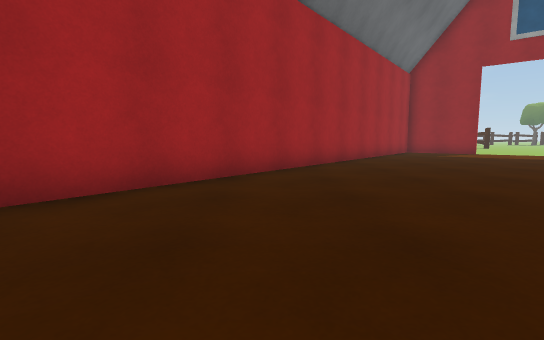
[1] (above)

12 first-person views from a walk through a Unity game level. The camera is 0.72 m above the floor, tilts 6° down and sees 85° across. The floor is counted in squares, 1 m on a side. Each view is taken from the middle of a square. On the plan, view 1 faces up. The plan holds only what a view shows up to about 10 squares ahead; the rest is blank. The place goes on beyond the plan. Door leaves are left out, so doorways stand open. Some surface patterns are stand-ins.

[2]
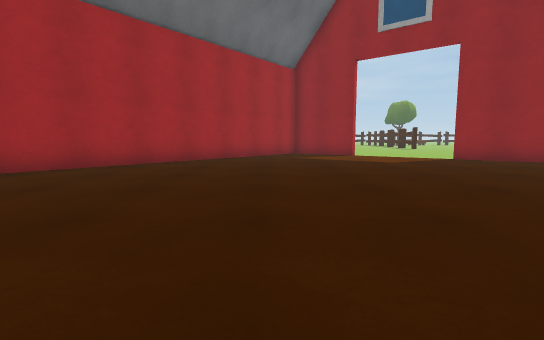

[3]
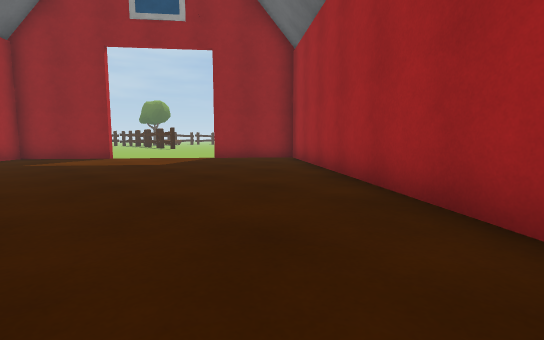

[4]
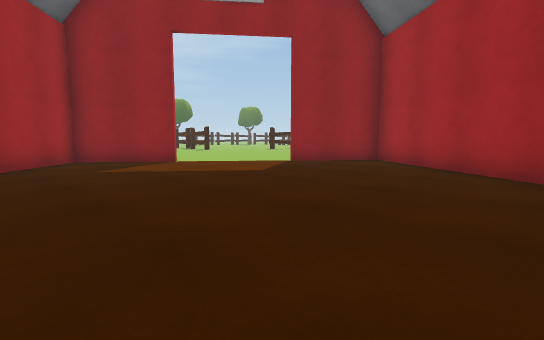

[5]
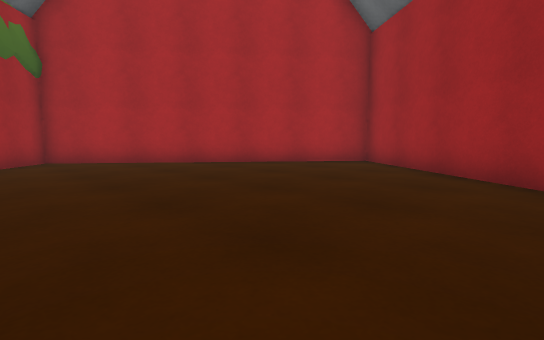

[6]
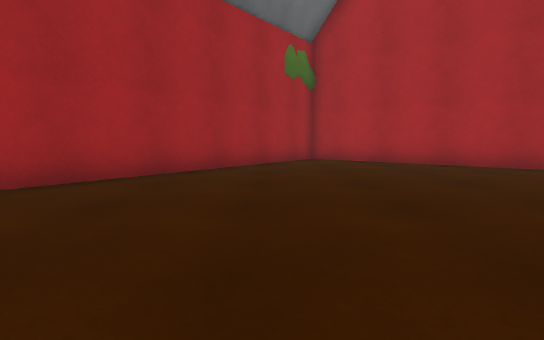

[7]
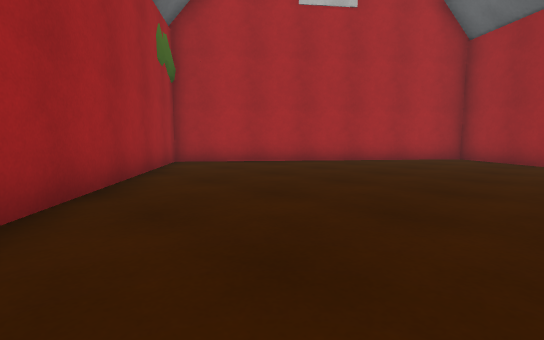

[8]
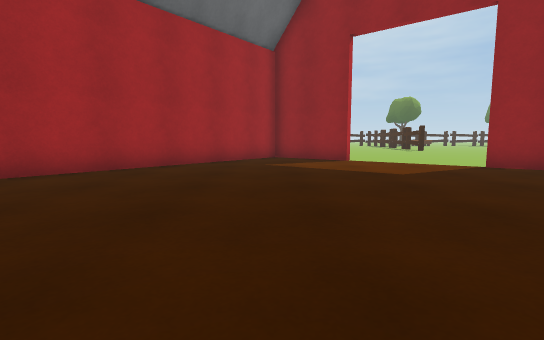

[9]
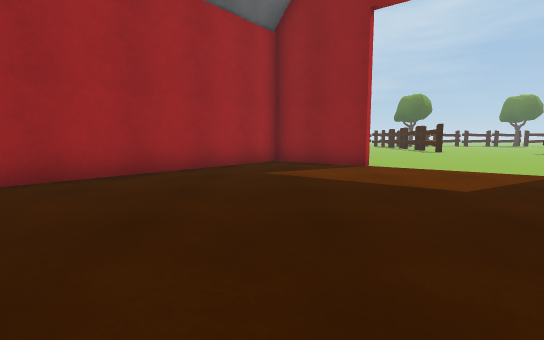

[10]
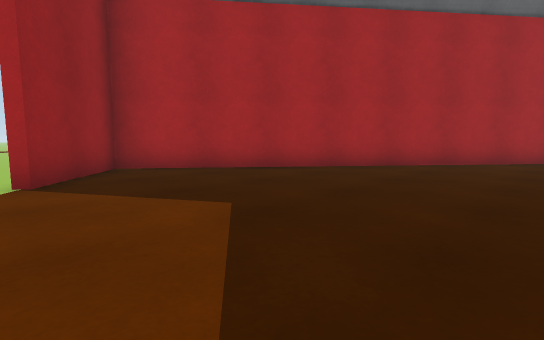

[11]
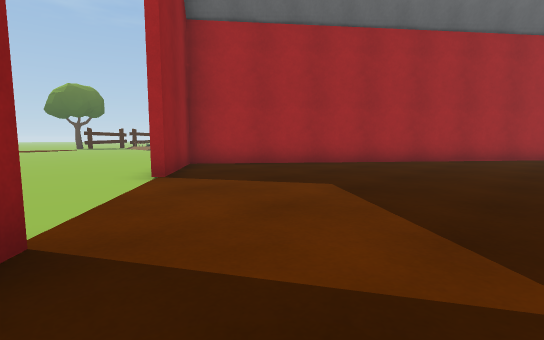

[12]
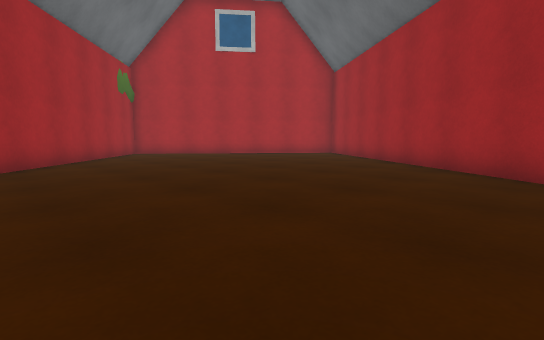

### Floor plan
Points are (right, up) in squares from view 1. A wall is a line through its corners. A room is listed if a view was taken in it or the views show most of it. See-through windows are left out.
Room 1 (views 1, 2, 3, 4, 5, 6, 7, 8, 9, 10, 11, 12)
walls: (9.5, 13.8) (7.1, 15.7) (-5.1, 0.3) (2.6, -5.8) (14.8, 9.6) (12.4, 11.5)
ways out: open door at (10.5, 12)

Positions as (right, up) in squares from view 1, and headings:
1: (0, 0), facing up
2: (6, 1), facing up
3: (6, 2), facing up-right
4: (5, 5), facing up-right
5: (4, 5), facing down-left
6: (4, 5), facing down
7: (7, 3), facing down-left
8: (7, 4), facing up
9: (7, 6), facing up
10: (7, 12), facing down-right
11: (7, 14), facing down-right
12: (8, 9), facing down-left
